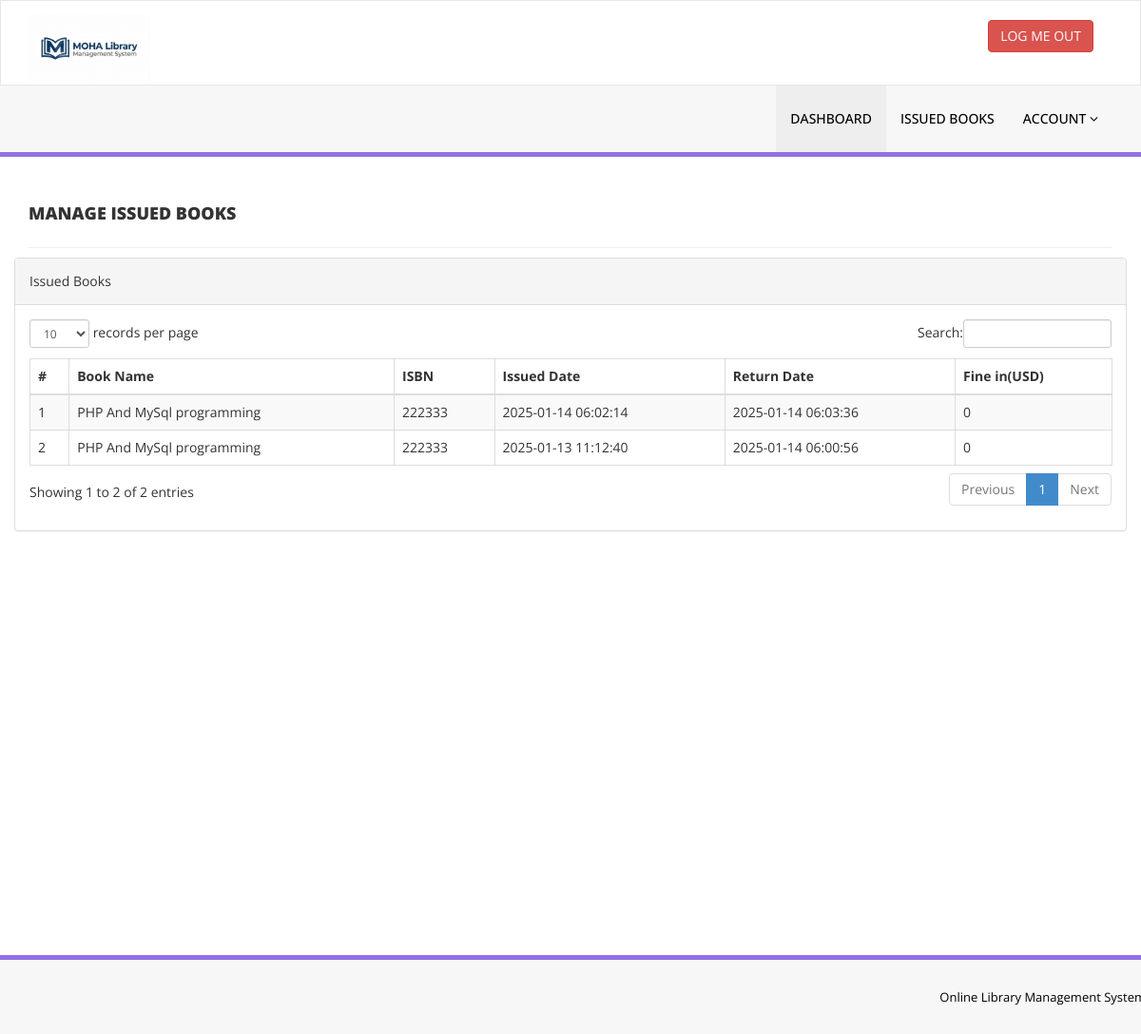
Page /issued-books.php (signed in) on the earlier database version.
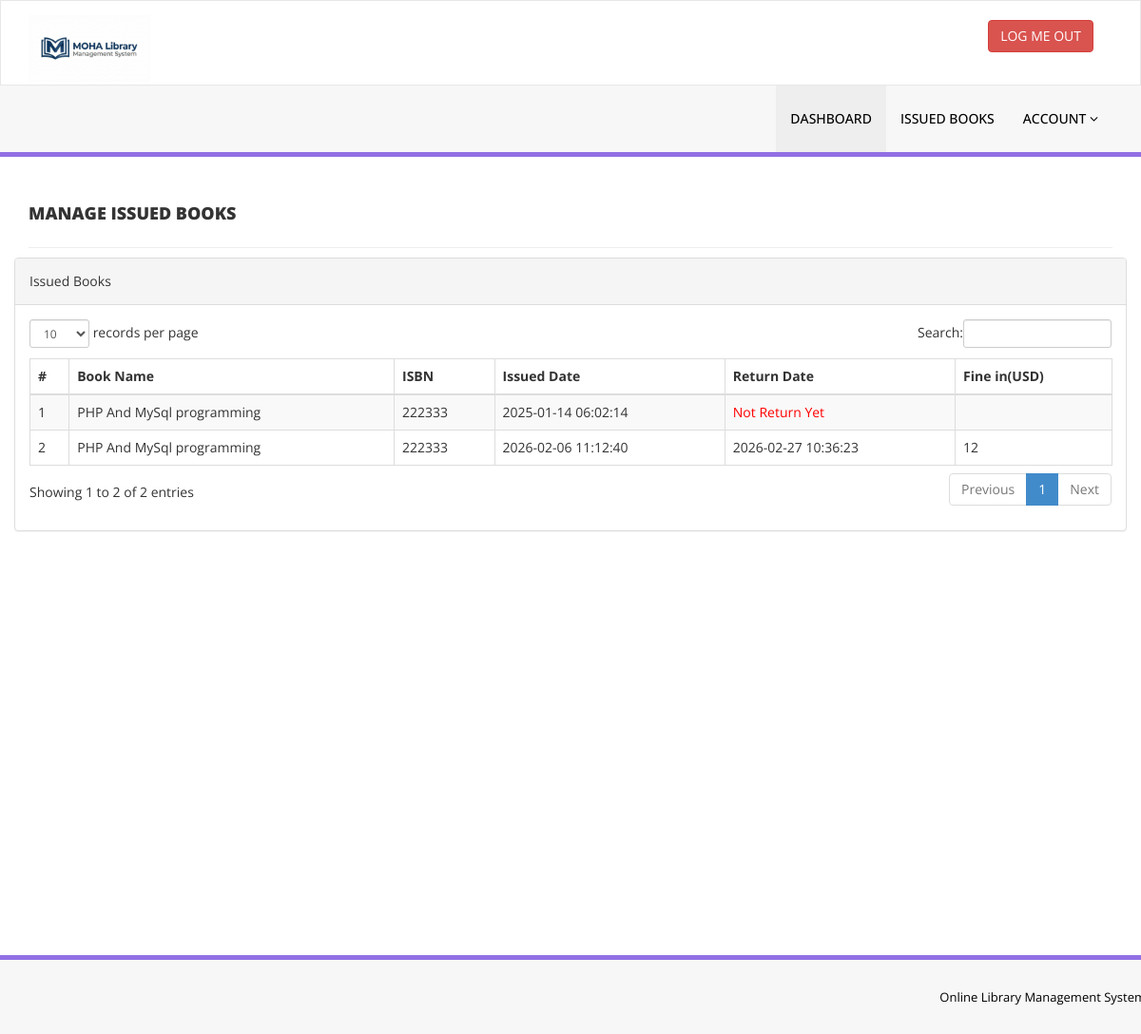
Same page on the later database version.
### tables this page shows
CREATE TABLE `tblissuedbookdetails` (
  `id` int(11) NOT NULL,
  `BookId` int(11) DEFAULT NULL,
  `StudentID` varchar(150) DEFAULT NULL,
  `IssuesDate` timestamp NULL DEFAULT current_timestamp(),
  `ReturnDate` timestamp NULL DEFAULT NULL ON UPDATE current_timestamp(),
  `Reminder` int(11) DEFAULT NULL,
  `RetrunStatus` int(1) DEFAULT NULL,
  `fine` int(11) DEFAULT NULL,
  `remark` mediumtext NOT NULL
);

CREATE TABLE `tblbooks` (
  `id` int(11) NOT NULL,
  `BookName` varchar(255) DEFAULT NULL,
  `CatId` int(11) DEFAULT NULL,
  `AuthorId` int(11) DEFAULT NULL,
  `ISBNNumber` varchar(25) DEFAULT NULL,
  `BookPrice` decimal(10,2) DEFAULT NULL,
  `bookImage` varchar(250) NOT NULL,
  `isIssued` int(1) DEFAULT NULL,
  `RegDate` timestamp NULL DEFAULT current_timestamp(),
  `UpdationDate` timestamp NULL DEFAULT NULL ON UPDATE current_timestamp(),
  `bookQty` int(11) DEFAULT NULL
);

### issued-books.php (the view, shortened to what this page needs)
<?php
include('includes/config.php');
if(strlen($_SESSION['login'])==0)
    {
header('location:index.php');
}
else{
    ?>
<!DOCTYPE html>
<html xmlns="http://www.w3.org/1999/xhtml">
<head>
    <link href="assets/css/bootstrap.css" rel="stylesheet" />
    <link href="assets/css/font-awesome.css" rel="stylesheet" />
    <link href="assets/js/dataTables/dataTables.bootstrap.css" rel="stylesheet" />
    <link href="assets/css/style.css" rel="stylesheet" />
</head>
<body>
<?php include('includes/header.php');?>
    <div class="content-wrapper">
         <div class="container">
        <div class="row pad-botm">
            <div class="col-md-12">
                <h4 class="header-line">Manage Issued Books</h4>
    </div>
            <div class="row">
                <div class="col-md-12">
                    <div class="panel panel-default">
                        <div class="panel-heading">
                          Issued Books
                        </div>
                        <div class="panel-body">
                            <div class="table-responsive">
                                <table class="table table-striped table-bordered table-hover" id="dataTables-example">
                                    <thead>
                                        <tr>
                                            <th>#</th>
                                            <th>Book Name</th>
                                            <th>ISBN </th>
                                            <th>Issued Date</th>
                                            <th>Return Date</th>
                                            <th>Fine in(USD)</th>
                                        </tr>
                                    </thead>
                                    <tbody>
<?php
$sid=$_SESSION['stdid'];
$sql="SELECT tblbooks.BookName,tblbooks.ISBNNumber,tblissuedbookdetails.IssuesDate,tblissuedbookdetails.ReturnDate,tblissuedbookdetails.id as rid,tblissuedbookdetails.fine from  tblissuedbookdetails join tblstudents on tblstudents.StudentId=tblissuedbookdetails.StudentId join tblbooks on tblbooks.id=tblissuedbookdetails.BookId where tblstudents.StudentId=:sid order by tblissuedbookdetails.id desc";
$query = $dbh -> prepare($sql);
$query-> bindParam(':sid', $sid, PDO::PARAM_STR);
$query->execute();
$results=$query->fetchAll(PDO::FETCH_OBJ);
$cnt=1;
if($query->rowCount() > 0)
{
foreach($results as $result)
{               ?>
                                        <tr class="odd gradeX">
                                            <td class="center"><?php echo htmlentities($cnt);?></td>
                                            <td class="center"><?php echo htmlentities($result->BookName);?></td>
                                            <td class="center"><?php echo htmlentities($result->ISBNNumber);?></td>
                                            <td class="center"><?php echo htmlentities($result->IssuesDate);?></td>
                                            <td class="center"><?php if($result->ReturnDate=="")
                                            {?>
                                            <span style="color:red">
                                             <?php   echo htmlentities("Not Return Yet"); ?>
                                                </span>
                                            <?php } else {
                                            echo htmlentities($result->ReturnDate);
                                        }
                                            ?></td>
                                              <td class="center"><?php echo htmlentities($result->fine);?></td>
                                        </tr>
 <?php $cnt=$cnt+1;}} ?>
                                    </tbody>
                                </table>
                            </div>
                        </div>
                    </div>
                </div>
            </div>
    </div>
    </div>
    </div>
  <?php include('includes/footer.php');?>
</body>
</html>
<?php } ?>

Differences in the rows shown:
changed tblissuedbookdetails (number 1 of 2 on the later page): ReturnDate "2025-01-14 06:03:36" → (not shown); fine "0" → (not shown)
changed tblissuedbookdetails (number 2 of 2 on the later page): IssuesDate "2025-01-13 11:12:40" → "2026-02-06 11:12:40"; ReturnDate "2025-01-14 06:00:56" → "2026-02-27 10:36:23"; fine "0" → "12"
